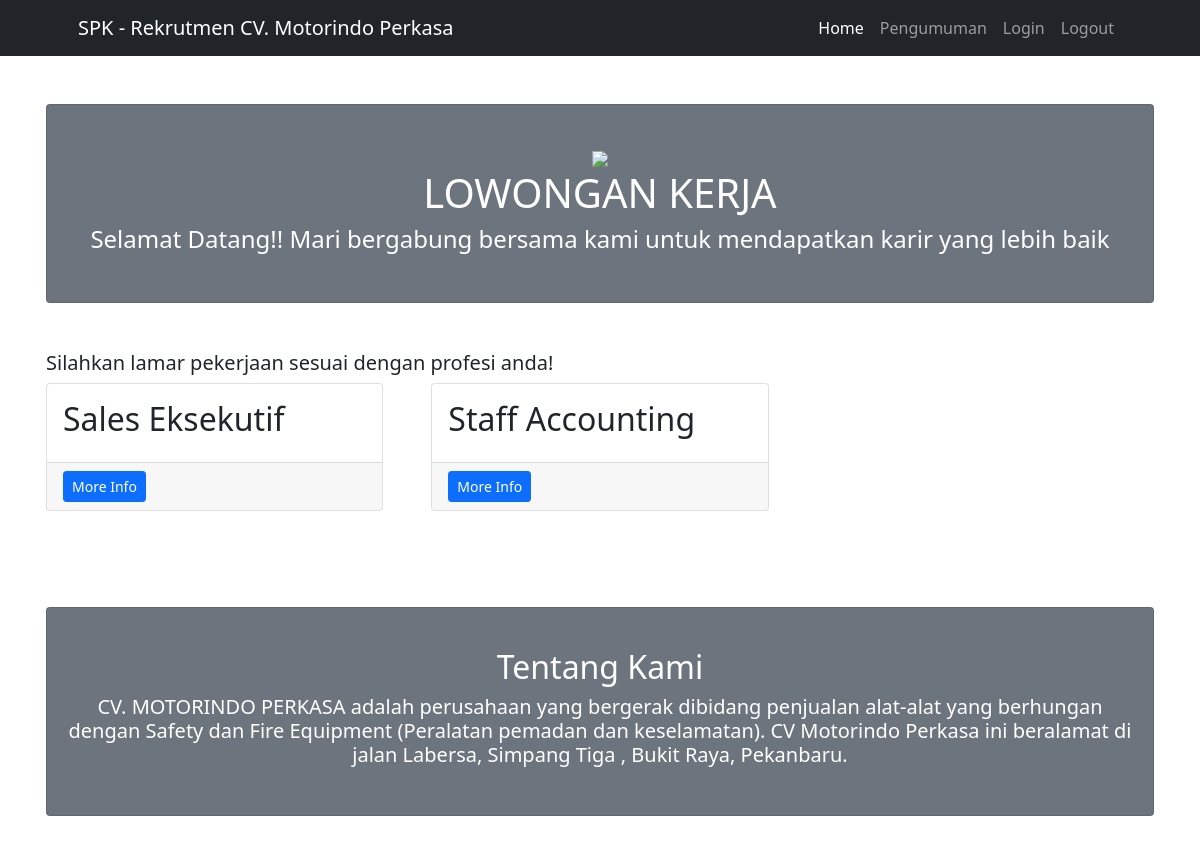
Before: / (upper part) with the older database file.
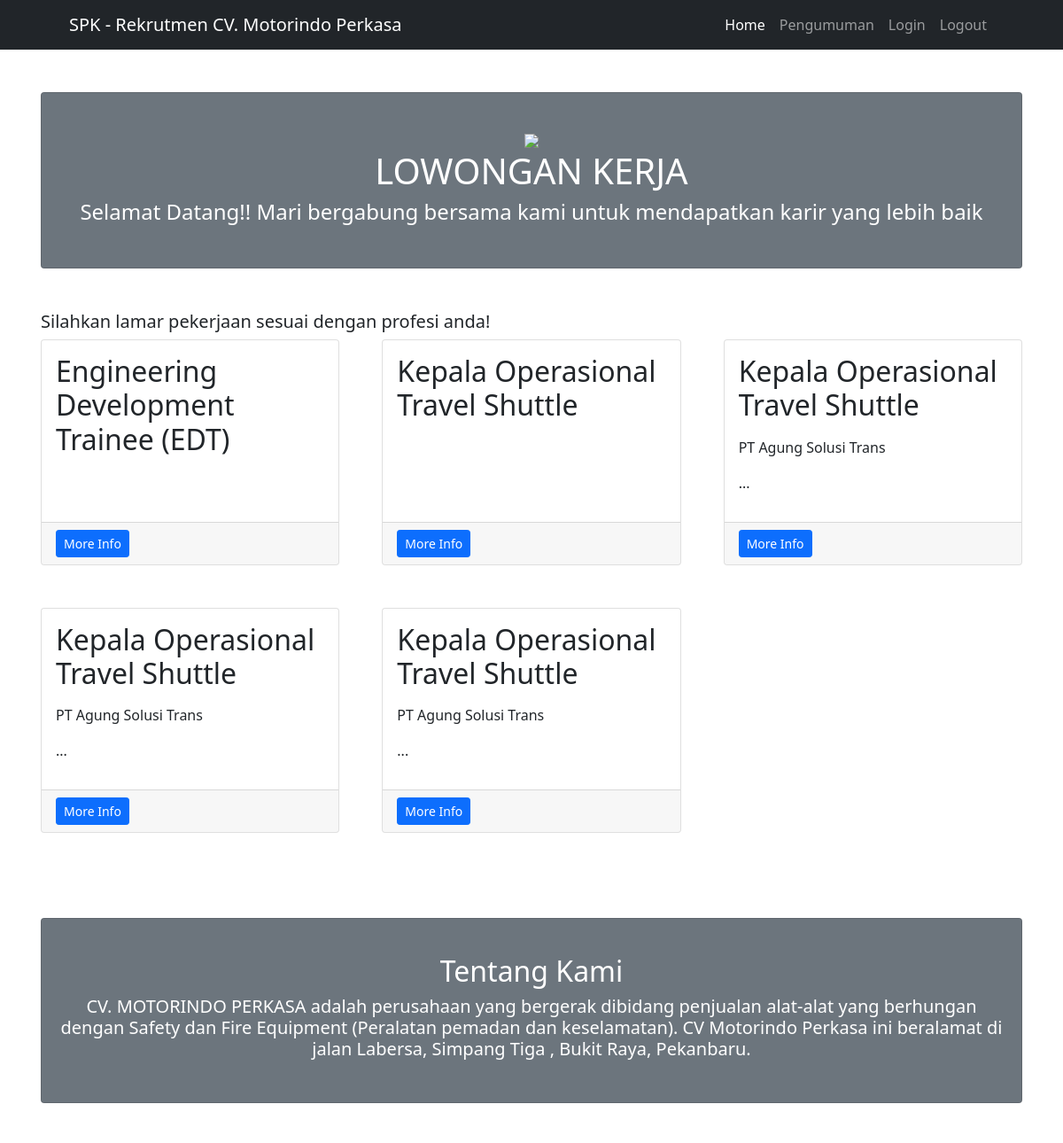
After: the same page with the newer database file.
### tables this page shows
CREATE TABLE `job_list` (
  `id_job` int(11) NOT NULL,
  `title` text NOT NULL,
  `konten` text NOT NULL,
  `slug` text DEFAULT NULL,
  `kategori` varchar(50) NOT NULL,
  `kualifikasi` varchar(250) NOT NULL,
  `tingkat_pekerjaan` varchar(250) NOT NULL,
  `date_post` date NOT NULL DEFAULT current_timestamp()
);

### index.php (the view, shortened to what this page needs)
<?php
include('koneksi.php');
?>
<!DOCTYPE html>
<html lang="en">
    <head>
        <link href="css/styles.css" rel="stylesheet" />
    </head>
    <body>
        <nav class="navbar navbar-expand-lg navbar-dark bg-dark">
            <div class="container px-5">
                <a class="navbar-brand" href="index.php">SPK - Rekrutmen CV. Motorindo Perkasa</a>
                <div class="collapse navbar-collapse" id="navbarSupportedContent">
                    <ul class="navbar-nav ms-auto mb-2 mb-lg-0">
                        <li class="nav-item"><a class="nav-link active" aria-current="page" href="index.php">Home</a></li>
                        <li class="nav-item"><a class="nav-link" href="pengumuman.php">Pengumuman</a></li>
                        <li class="nav-item"><a class="nav-link" href="login.php">Login</a></li>
                        <li class="nav-item"><a class="nav-link" href="logout.php">Logout</a></li>
                    </ul>
                </div>
            </div>
        </nav>
        <div class="container px-4 px-lg-3">
            <div class="card text-white bg-secondary my-5 py-4 text-center">
                <div class="card-body">
                    <img src='uui.png'>
                    <h1>LOWONGAN KERJA</h1>
                    <h4>Selamat Datang!! Mari bergabung bersama kami untuk mendapatkan karir yang lebih baik</h4>
                </div>
            </div>
        </div>
        <div class="container px-4 px-lg-3">
        <h5>Silahkan lamar pekerjaan sesuai dengan profesi anda!</h5>
            <div class="row gx-4 gx-lg-5">
            <?php
            $sql = mysqli_query($koneksi, "SELECT * FROM job_list");
            while($d = mysqli_fetch_array($sql)){
            ?>
                <div class="col-md-4 mb-5">
                    <div class="card h-100">
                        <div class="card-body">
                            <h2 class="card-title"><?php echo $d['title'];?></h2>
                            <p class="card-text"><?php echo $d['slug'];?></p>
                        </div>
                        <div class="card-footer"><a class="btn btn-primary btn-sm" href="info.php?id=<?php echo $d['id_job'];?>">More Info</a></div>
                    </div>
                </div>
                <?php }?>
            </div>
        </div>
        <div class="container px-4 px-lg-3">
            <div class="card text-white bg-secondary my-5 py-4 text-center">
                <div class="card-body">
                    <h2>Tentang Kami</h2>
                    <h5>CV. MOTORINDO PERKASA adalah perusahaan yang bergerak dibidang penjualan alat-alat yang berhungan dengan Safety
                        dan Fire Equipment (Peralatan pemadan dan keselamatan). CV Motorindo Perkasa ini beralamat di jalan Labersa, Simpang
                        Tiga , Bukit Raya, Pekanbaru.</h5>
                </div>
            </div>
        </div>
    </body>
</html>

Changed rows visible on the page:
changed job_list: title "Sales Eksekutif" → "Engineering Development Trainee (EDT)"
changed job_list (number 2 of 5 on the later page): title "Staff Accounting" → "Kepala Operasional Travel Shuttle"
added job_list: title "Kepala Operasional Travel Shuttle", slug "PT Agung Solusi Trans ..."
added job_list: title "Kepala Operasional Travel Shuttle", slug "PT Agung Solusi Trans ..."
added job_list: title "Kepala Operasional Travel Shuttle", slug "PT Agung Solusi Trans ..."
